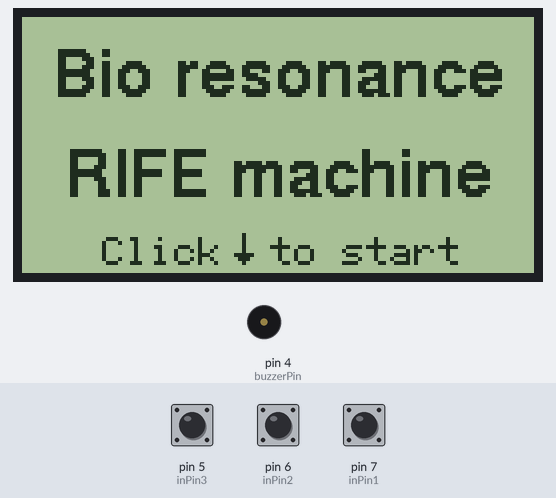
This sketch was run on a simulated Arduino Uno, built with avr-gcc and run on an emulated ATmega328P. On the bench: 128×64 one-colour display, buzzer (waves = sounding). The inputs (shaded band) are chosen by the test bench; at power-on: pin 5 (inPin3) HIGH, pin 6 (inPin2) HIGH, pin 7 (inPin1) HIGH.

Above: at 2.3 s.
2.4 s: pin 5 (inPin3) pulled LOW for 0.15 s
At 4.7 s:
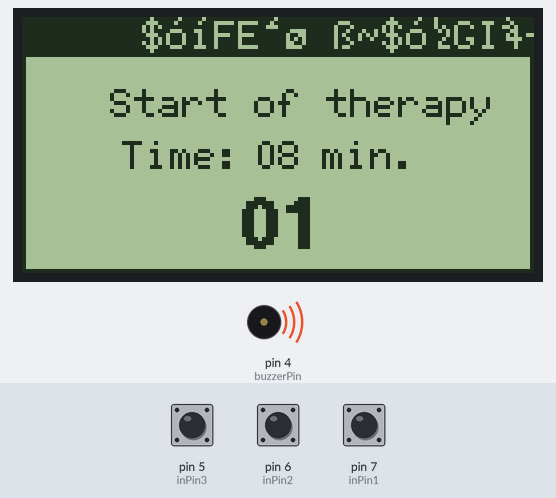
Timing chart, 0 to 6.2 s (numbered marks = the images above; inputs shaded):
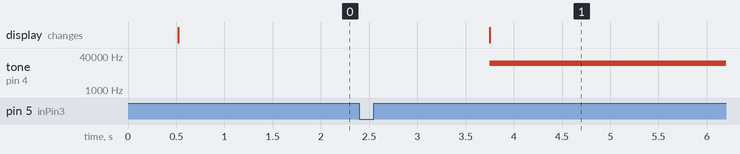

The sketch:

Bio_resonance_frequency.ino
```cpp
/*
 * Arduino bioresonance generator
 */
#include <U8g2lib.h>

U8G2_ST7920_128X64_1_SW_SPI u8g2(U8G2_R0, /* clock=*/ 13, /* data=*/ 11, /* CS=*/ 10, /* reset=*/ 8);

const int index_choroby = 37;          //the number of diseases in the disease array[]
const char* choroby[index_choroby] = {
  "Alcoholism",       "Angina",          "Stomachache",         "Pain in general",  "Headaches",
  "Infection",     "Acute pain",       "Back pain 2",        "Arthralgia",   "Toothache",
  "No appetite",     "No taste",      "Motion sickness", "Hoarseness",      "Dolegl. gastric",
  "Prostate ailments", "Deafness",        "Flu",               "Hemorrhoids",    "Kidney stones",
  "Cough",           "runny nose",           "Hair loss",            "Hypertension", "Low pressure",
  "Disease. thyroid gland","Bad breath","General herpes",   "Epilepsy",     "Constipation",
  "Dizziness"
  };
const int liczby[index_choroby * 10] = {
  10000 ,0     ,0      ,0      ,0      ,0      ,0      ,0      ,0      ,0      , //"Alkoholizm"
  787   ,776   ,727    ,690    ,465    ,428    ,660    ,0      ,0      ,0      , //"Angina"
  10000 ,3000  ,95     ,0      ,0      ,0      ,0      ,0      ,0      ,0      , //"Stomachache"
  3000  ,2720  ,95     ,666    ,80     ,40     ,0      ,0      ,0      ,0      , //"Pain in general"
  10000 ,144   ,160    ,520    ,304    ,0      ,0      ,0      ,0      ,0      , //"Headaches"
  3000  ,95    ,880    ,1550   ,802    ,787    ,776    ,727    ,0      ,0      , //"Infection"
  3000  ,95    ,10000  ,1550   ,802    ,880    ,787    ,727    ,690    ,666    , //"Acute pain"
  787   ,784   ,776    ,728    ,727    ,465    ,432    ,0      ,0      ,0      , //"Back pain 2"
  160   ,500   ,1600   ,5000   ,324    ,528    ,0      ,0      ,0      ,0      , //"Arthralgia"
  5170  ,3000  ,2720   ,2489   ,1800   ,1600   ,1550   ,880    ,832    ,666    , //"Toothache"
  10000 ,465   ,444    ,1865   ,125    ,95     ,72     ,880    ,787    ,727    , //"No appetite"
  10000 ,20    ,0      ,0      ,0      ,0      ,0      ,0      ,0      ,0      , //"No taste"
  10000 ,5000  ,648    ,624    ,600    ,465    ,440    ,648    ,444    ,1865   , //"Motion sickness"
  880   ,760   ,727    ,0      ,0      ,0      ,0      ,0      ,0      ,0      , //"Hoarseness"
  10000 ,1550  ,802    ,880    ,832    ,787    ,727    ,465    ,0      ,0      , //"Dolegl. gastric",
  2050  ,880   ,1550   ,802    ,787    ,727    ,465    ,20     ,0      ,0      , //"Bladder and prostate ailments",
  10000 ,1550  ,880    ,802    ,787    ,727    ,20     ,0      ,0      ,0      , //"Deafness",
  954   ,889   ,841    ,787    ,763    ,753    ,742    ,523    ,513    ,482    , //"Flu",
  4474  ,6117  ,774    ,1550   ,447    ,880    ,802    ,727    ,0      ,0      , //"Hemorrhoids",
  10000 ,444   ,727    ,787    ,880    ,6000   ,3000   ,1552   ,0      ,0      , //"Kidney stones",
  7760  ,7344  ,3702   ,3672   ,1550   ,1500   ,1234   ,776    ,766    ,728    , //"Cough",
  1800  ,1713  ,1550   ,802    ,800    ,880    ,787    ,727    ,444    ,20     , //"runny nose",
  10000 ,5000  ,2720   ,2170   ,1552   ,880    ,800    ,787    ,727    ,465    , //"Hair loss",
  10000 ,3176  ,2112   ,95     ,324    ,528    ,880    ,787    ,727    ,304    , //"Hypertension",
  727   ,787   ,880    ,0      ,0      ,0      ,0      ,0      ,0      ,0      , //"Low pressure",
  16000 ,10000 ,160    ,80     ,35     ,0      ,0      ,0      ,0      ,0      , //"Disease. thyroid gland"
  1550  ,802   ,880    ,787    ,727    ,0      ,0      ,0      ,0      ,0      , //"Bad breath",
  2950  ,1900  ,1577   ,1550   ,1489   ,1488   ,629    ,464    ,450    ,383    , //"General herpes",
  10000 ,880   ,802    ,787    ,727    ,700    ,650    ,600    ,210    ,125    , //"Epilepsy"'
  3176  ,1550  ,880    ,832    ,802    ,787    ,776    ,727    ,444    ,422    , //"Constipation",
  1550  ,880   ,802    ,784    ,787    ,786    ,766    ,522    ,727    ,72       //"Dizziness",
};

byte inPin1 = 7;                  // digital input sw-1
byte inPin2 = 6;                  // digital input sw-2
byte inPin3 = 5;                  // digital input sw-3
byte buzzerPin = 4;
//byte ledPin = 3;
byte i, a, b, c, intr;
byte reading, reading1, reading2, reading3;  // button reading variables
byte P1, P2;                      // button states
unsigned long time0, time1, time2, time3;
char* tytul;                 //name of the selected disease
byte ilosc_f;
byte strona;                        //menu page
char f_str[3];                      //string with an amount of f
char i_str[3];                      //string with number f
char* k_str;                        //the word END
int f_gen;                          //generator frequency


void setup(void) {
  u8g2.begin();
  Serial.begin(9600);
  pinMode(13, OUTPUT);
  digitalWrite (13, LOW);                 //turning on the LCD backlight
  pinMode(inPin1, INPUT_PULLUP);          //setting the pin as a digital input
  pinMode(inPin2, INPUT_PULLUP);
  pinMode(inPin3, INPUT_PULLUP);
  P1 = 0; P2 = 1;
  intr = 0; strona = 0;
}

void loop(void) {
  if (intr == 1) {stuffHappened();}
  u8g2.firstPage();
  do {
    if ( intr == 0) {Intro();}              //display a splash screen
    if ( intr == 1) {
      Menu();
    }
  } while ( u8g2.nextPage() );
  if (intr == 0) {delay(1000); intr = 1;}
  delay(20);                                  // screen refresh period
  //randomSeed(analogRead(0));
}

void Intro(void){
  u8g2.setFont(u8g2_font_helvB12_te);         // choosing large fonts
  u8g2.drawStr( 8, 20,  "Bio resonance ");
  u8g2.drawStr( 11, 45,  "RIFE machine");
  u8g2.setFont(u8g2_font_6x12_te);            // choosing large fonts
  u8g2.drawStr( 20, 62,  "Click  to start");
  //u8g2.drawGlyph(107,62, 261);
  //u8g2.drawGlyph(113,62, 263);
  u8g2.setFont(u8g2_font_open_iconic_arrow_1x_t);
  u8g2.drawGlyph(52,62, 64);                  // adding a down arrow
  //u8g2.drawGlyph(55,62, 67);                // adding an up arrow
}

void Menu(void){
  u8g2.setFont(u8g2_font_6x12_te);
  tytul = "  ILLNESS";
  Ramka();
  for (i = strona; i < 6 + strona; i++){
    if (i <= index_choroby - 1){
      u8g2.drawStr( 10, 20 + 10* (i-strona), choroby[i]);
    }
  }
}

void Ramka(void) {
  u8g2.drawFrame( 0, 0 , 128, 64);         //drawing a frame around the screen
  u8g2.drawBox(0, 0, 128, 10);             //drawing a black background
  u8g2.setDrawColor(2);                    //select a writing mode
  u8g2.setFontMode(1);                     //white on black
  u8g2.drawStr(30, 8, tytul);
  u8g2.setDrawColor(1);                    //return to writing mode
  u8g2.setFontMode(1);                     //black on white
}

void stuffHappened(void){
  P1 = 0; P2 = 0;
  do {
    Dipsw();
  }while (P2 == 0);
}

void Dipsw(void){
  time0 = micros();
  reading = HIGH;
  //wybór choroby w dół
  reading = digitalRead(inPin1);              //reading the state sw = 1
  reading1 = digitalRead(inPin1);
  if (reading == LOW and reading1 == LOW) {
    time1 = micros() - time0;
  }
  if (time1 > 10 and reading1 == HIGH) {
    P1++;
    if (P1 > index_choroby) {P1 = index_choroby;}     //number of games in the disease table []
    if (P1 <= 5) {strona = 0;}
    if (P1 > 5 && P1 <=10) {strona = 5;}
    if (P1 > 10 && P1 <=15) {strona = 10;}
    if (P1 > 15 && P1 <=20) {strona = 15;}
    if (P1 > 20 && P1 <=25) {strona = 20;}
    if (P1 > 25 && P1 <=30) {strona = 25;}
    if (P1 > 30 && P1 <=35) {strona = 30;}
    if (P1 > 35 && P1 <=40) {strona = 35;}
    if (P1 > 40) {strona = 35;}
    Wyswietl_kursor();                               //displays a marquee
    time0 = 0; time1 = 0;
  }
  //wybranie choroby w górę
  reading = digitalRead(inPin2);                     //reading the state sw = 2
  reading2 = digitalRead(inPin2);
  if (reading == LOW and reading2 == LOW ) {
    time2 = micros() - time0;
  }
  if (time2 > 10 and reading2 == HIGH) {
    P1--;
    if (P1 < 1) {P1 = 1;}
    if (P1 <=5) {strona = 0;}
    if (P1 > 5 && P1 <=10) {strona = 5;}
    if (P1 > 10 && P1 <=15) {strona = 10;}
    if (P1 > 15 && P1 <=20) {strona = 15;}
    if (P1 > 20 && P1 <=25) {strona = 20;}
    if (P1 > 25 && P1 <=30) {strona = 25;}
    if (P1 > 30 && P1 <=35) {strona = 30;}
    if (P1 > 35 && P1 <=40) {strona = 35;}
    if (P1 > 40) {strona = 35;}
    Wyswietl_kursor();
    time0 = 0; time2 = 0;
  }
  //włączenie trybu "PRACA"
  reading = digitalRead(inPin3);            //reading the state sw = 3
  reading3 = digitalRead(inPin3);
  if (reading == LOW and reading3 == LOW) {
    time3 = micros() - time0;
  }
  if (time3 > 20 and reading3 == HIGH) {
    tytul = choroby[P1-1];
    Generuj();
    time0 = 0; time3 = 0;
  }
}

void Wyswietl_kursor(void){                        //displays text and cursor
  u8g2.firstPage();
  do {
     u8g2.drawHLine( 5, 11 + (P1-strona)*10, 118);
     u8g2.drawHLine( 5, 2 + (P1-strona)*10, 118);
     u8g2.drawVLine( 5, 2 + (P1-strona)*10, 10);
     u8g2.drawVLine( 122, 2 + (P1-strona)*10, 10);
     Menu();
  } while ( u8g2.nextPage() );
}

void Generuj(void){
  int f, b9;
  f = 0; ilosc_f = 0; k_str = "";
  for (i=0; i < 10; i++) {                    //determining the amount of f in the disease table
     f = liczby[10*(P1-1) + i];
     if (f > 0) ilosc_f ++;
  }
  if (ilosc_f > 4) {strcpy(f_str, u8x8_u8toa(ilosc_f, 2)); b = 1;}
  if (ilosc_f == 4){strcpy(f_str, u8x8_u8toa(8, 2)); b = 2;}
  if (ilosc_f == 3){strcpy(f_str, u8x8_u8toa(6, 2)); b = 2;}
  if (ilosc_f == 2){strcpy(f_str, u8x8_u8toa(6, 2)); b = 3;}
  if (ilosc_f == 1){strcpy(f_str, u8x8_u8toa(5, 2)); b = 5;}
  for (i=0; i < ilosc_f; i++) {
     f_gen = liczby[10*(P1-1) + i];
     strcpy(i_str, u8x8_u8toa(i+1, 2));        //Convert to a 2-digit string
     DisplayRamka();
     for (a=0; a < b*6; a++){                    //generating 1 minute (6 * 10sec)
        beep(f_gen, 10000);
     }
     delay (1000);
  }
  k_str = "FINISH";
  DisplayRamka();
  k_str = "";
}

void beep(int note, int duration){
  tone(buzzerPin, note, duration);
  delay(duration);
  noTone(buzzerPin);
  delay(30);
}

void   DisplayRamka() {
  u8g2.firstPage();
  do {
    u8g2.setFont(u8g2_font_6x12_te);           // choosing small fonts
    Ramka();
    u8g2.drawStr(22, 25, "Start of therapy");
    u8g2.drawStr(25, 38, "Time:");
    u8g2.drawStr(58, 38, f_str);
    u8g2.drawStr(75, 38, "min.");
    u8g2.setFont(u8g2_font_helvB14_te);         // choosing large fonts
    if (k_str == "") u8g2.drawStr(55, 58, i_str);
    if (k_str != "") u8g2.drawStr(22, 58, k_str);
  } while ( u8g2.nextPage() );
}
```

Measured:
- after the input at 2.4 s, tone on pin 4 (buzzerPin): silent → 17920 Hz after 1.4 s; the display: changes after 1.4 s (image 1)
